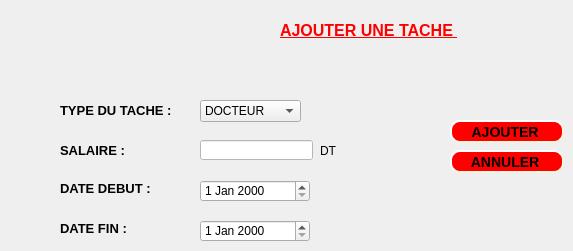
     <widget class="QWidget" name="AFFICHE_2">
      <attribute name="title">
       <string>AJOUTER </string>
      </attribute>
      <widget class="QLabel" name="label_8">
       <property name="geometry">
        <rect>
         <x>280</x>
         <y>20</y>
         <width>251</width>
         <height>21</height>
        </rect>
       </property>
       <property name="font">
        <font>
         <pointsize>12</pointsize>
         <weight>75</weight>
         <bold>true</bold>
         <underline>true</underline>
        </font>
       </property>
       <property name="styleSheet">
        <string notr="true">color: rgb(85, 170, 255);
color: rgb(255, 0, 0);</string>
       </property>
       <property name="text">
        <string>AJOUTER UNE TACHE </string>
       </property>
      </widget>
      <widget class="QLabel" name="label_9">
       <property name="geometry">
        <rect>
         <x>60</x>
         <y>100</y>
         <width>111</width>
         <height>20</height>
        </rect>
       </property>
       <property name="font">
        <font>
         <pointsize>10</pointsize>
         <weight>75</weight>
         <bold>true</bold>
        </font>
       </property>
       <property name="text">
        <string>TYPE DU TACHE : </string>
       </property>
      </widget>
      <widget class="QPushButton" name="pushButton_ajouter_Tache">
       <property name="geometry">
        <rect>
         <x>450</x>
         <y>120</y>
         <width>114</width>
         <height>23</height>
        </rect>
       </property>
       <property name="mouseTracking">
        <bool>true</bool>
       </property>
       <property name="focusPolicy">
        <enum>Qt::ClickFocus</enum>
       </property>
       <property name="styleSheet">
        <string notr="true">background-color: red;
    border-style: outset;
    border-width: 2px;
    border-radius: 10px;
    border-color: beige;
    font: bold 14px;
    min-width: 6em;
    padding: 4;</string>
       </property>
       <property name="text">
        <string>AJOUTER </string>
       </property>
      </widget>
      <widget class="QPushButton" name="pushButton_10">
       <property name="geometry">
        <rect>
         <x>450</x>
         <y>150</y>
         <width>114</width>
         <height>23</height>
        </rect>
       </property>
       <property name="styleSheet">
        <string notr="true">background-color: red;
    border-style: outset;
    border-width: 2px;
    border-radius: 10px;
    border-color: beige;
    font: bold 14px;
    min-width: 6em;
    padding: 4;</string>
       </property>
       <property name="text">
        <string>ANNULER </string>
       </property>
      </widget>
      <widget class="QLabel" name="label_10">
       <property name="geometry">
        <rect>
         <x>60</x>
         <y>140</y>
         <width>71</width>
         <height>20</height>
        </rect>
       </property>
       <property name="font">
        <font>
         <pointsize>10</pointsize>
         <weight>75</weight>
         <bold>true</bold>
        </font>
       </property>
       <property name="text">
        <string>SALAIRE :</string>
       </property>
      </widget>
      <widget class="QLineEdit" name="lineEdit_salaire">
       <property name="geometry">
        <rect>
         <x>200</x>
         <y>140</y>
         <width>113</width>
         <height>20</height>
        </rect>
       </property>
       <property name="styleSheet">
        <string notr="true">background-color: rgb(255, 255, 255);</string>
       </property>
      </widget>
      <widget class="QLabel" name="label_24">
       <property name="geometry">
        <rect>
         <x>60</x>
         <y>180</y>
         <width>91</width>
         <height>16</height>
        </rect>
       </property>
       <property name="font">
        <font>
         <pointsize>10</pointsize>
         <weight>75</weight>
         <bold>true</bold>
        </font>
       </property>
       <property name="text">
        <string>DATE DEBUT :</string>
       </property>
      </widget>
      <widget class="QDateEdit" name="dateEdit_debut">
       <property name="geometry">
        <rect>
         <x>200</x>
         <y>180</y>
         <width>110</width>
         <height>22</height>
        </rect>
       </property>
      </widget>
      <widget class="QLabel" name="label_25">
       <property name="geometry">
        <rect>
         <x>60</x>
         <y>220</y>
         <width>91</width>
         <height>16</height>
        </rect>
       </property>
       <property name="font">
        <font>
         <pointsize>10</pointsize>
         <weight>75</weight>
         <bold>true</bold>
        </font>
       </property>
       <property name="text">
        <string>DATE FIN :</string>
       </property>
      </widget>
      <widget class="QDateEdit" name="dateEdit_fin">
       <property name="geometry">
        <rect>
         <x>200</x>
         <y>220</y>
         <width>110</width>
         <height>22</height>
        </rect>
       </property>
      </widget>
      <widget class="QComboBox" name="comboBox_type_tache">
       <property name="geometry">
        <rect>
         <x>200</x>
         <y>100</y>
         <width>101</width>
         <height>22</height>
        </rect>
       </property>
       <item>
        <property name="text">
         <string>DOCTEUR</string>
        </property>
       </item>
       <item>
        <property name="text">
         <string>INFERMIERE</string>
        </property>
       </item>
      </widget>
      <widget class="QLabel" name="label_35">
       <property name="geometry">
        <rect>
         <x>320</x>
         <y>140</y>
         <width>47</width>
         <height>21</height>
        </rect>
       </property>
       <property name="styleSheet">
        <string notr="true">font: 75 16pt &quot;MS Shell Dlg 2&quot;;</string>
       </property>
       <property name="text">
        <string>DT</string>
       </property>
      </widget>
     </widget>
